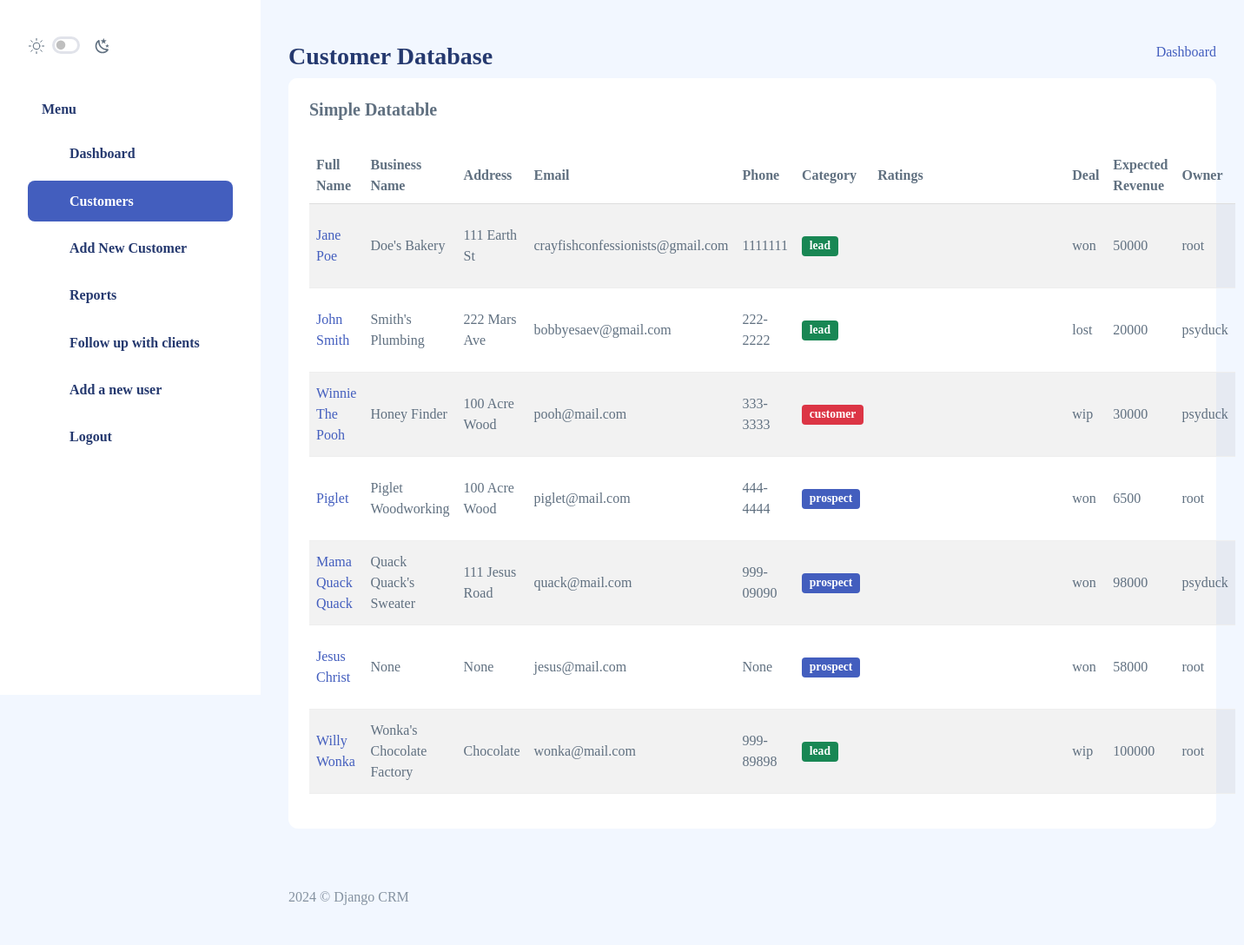
The page /table/ (signed in) on the database its author committed.
### crm/models.py (models this page shows, shortened)
class Record(models.Model):
    created_at = models.DateTimeField(auto_now_add=True)
    full_name = models.CharField(max_length=50)
    biz_name = models.CharField(max_length=50, null=True, blank=True)
    address = models.CharField(max_length=50, null=True, blank=True)
    email = models.EmailField(max_length=50, null=True, blank=True)
    phone = models.CharField(max_length=50, null=True, blank=True)
    category = models.CharField(max_length=50, choices=CHOICES, default="prospect", null=True, blank=True)
    ratings = models.IntegerField(null=True, blank=True)
    notes = models.TextField(max_length=1000, null=True, blank=True)
    deal = models.CharField(max_length=50, choices=DEALS, default="wip", null=True, blank=True)
    deal_close_date = models.DateField(null=True, blank=True)
    expected_revenue = models.IntegerField(null=True, blank=True)
    owner = models.ForeignKey(settings.AUTH_USER_MODEL, null=True, blank=True, on_delete=models.CASCADE)

### crm/views.py (the view)
# urls.py: path('table/', views.table, name='table'),
def table(request):
    if request.user.is_authenticated:
        records = Record.objects.all()
        return render(request, 'crm/table-datatable.html', {'records': records})
    else:
        return redirect('login_user')

### crm/templates/crm/table-datatable.html (shortened to what this page needs)
{% extends 'crm/base.html' %}
{% load static %}
{% block content %}
<body>
{% include 'crm/sidebar.html' %}
<div class="page-heading">
    <div class="page-title">
        <div class="row">
            <div class="col-12 col-md-6 order-md-1 order-last">
                <h3>Customer Database</h3>
            </div>
            <div class="col-12 col-md-6 order-md-2 order-first">
                <nav aria-label="breadcrumb" class="breadcrumb-header float-start float-lg-end">
                    <ol class="breadcrumb">
                        <li class="breadcrumb-item"><a href="{% url 'index' %}">Dashboard</a></li>
                    </ol>
                </nav>
            </div>
        </div>
    </div>
    <section class="section">
        <div class="card">
            <div class="card-header">
                <h5 class="card-title">
                    Simple Datatable
                </h5>
            </div>
            <div class="card-body">
                <table class="table table-striped" id="table1">
                    <thead>
                        <tr>
                            <th>Full Name</th>
                            <th>Business Name</th>
                            <th>Address</th>
                            <th>Email</th>
                            <th>Phone</th>
                            <th>Category</th>
                            <th>Ratings</th>
                            <th>Deal</th>
                            <th>Expected Revenue</th>
                            <th>Owner</th>
                        </tr>
                    </thead>
                    <tbody>
                        {% for record in records %}
                        <tr>
                            <td><a href="{% url 'client_record' record.id %}">{{ record.full_name }}</a></td>
                            <td>{{ record.biz_name }}</td>
                            <td>{{ record.address }}</td>
                            <td>{{ record.email }}</td>
                            <td>{{ record.phone }}</td>
                            {% if record.category == "prospect" %}
                                <td><span class="badge bg-primary">{{ record.category }}</span></td>
                            {% elif record.category == "lead" %}
                                <td><span class="badge bg-success">{{ record.category }}</span></td>
                            {% elif record.category == "customer" %}
                                <td><span class="badge bg-danger">{{ record.category }}</span></td>
                            {% endif %}
                            <td>
                                <div class="card-body">
                                    <div id="step" class="star-rating" style="width: 160px; height: 32px; background-size: 32px;">
                                    </div>
                                </div>
                            </td>
                            <td>{{ record.deal }}</td>
                            <td>{{ record.expected_revenue }}</td>
                            <td>{{ record.owner }}</td>
                        </tr>
                        {% endfor %}
                    </tbody>
                </table>
            </div>
        </div>
    </section>
</div>
{% include 'crm/footer.html' %}
</body>
{% endblock content %}

### rows shown on the page
Record: full_name "Jane Poe", biz_name "Doe's Bakery", address "111 Earth St", email "crayfishconfessionists@gmail.com", phone "1111111", category "lead", deal "won", expected_revenue "50000", owner "root"
Record: full_name "John Smith", biz_name "Smith's Plumbing", address "222 Mars Ave", email "bobbyesaev@gmail.com", phone "222-2222", category "lead", deal "lost", expected_revenue "20000", owner "psyduck"
Record: full_name "Winnie The Pooh", biz_name "Honey Finder", address "100 Acre Wood", email "pooh@mail.com", phone "333-3333", category "customer", deal "wip", expected_revenue "30000", owner "psyduck"
Record: full_name "Piglet", biz_name "Piglet Woodworking", address "100 Acre Wood", email "piglet@mail.com", phone "444-4444", category "prospect", deal "won", expected_revenue "6500", owner "root"
Record: full_name "Mama Quack Quack", biz_name "Quack Quack's Sweater", address "111 Jesus Road", email "quack@mail.com", phone "999-09090", category "prospect", deal "won", expected_revenue "98000", owner "psyduck"
Record: full_name "Jesus Christ", biz_name "None", address "None", email "jesus@mail.com", phone "None", category "prospect", deal "won", expected_revenue "58000", owner "root"
Record: full_name "Willy Wonka", biz_name "Wonka's Chocolate Factory", address "Chocolate", email "wonka@mail.com", phone "999-89898", category "lead", deal "wip", expected_revenue "100000", owner "root"
